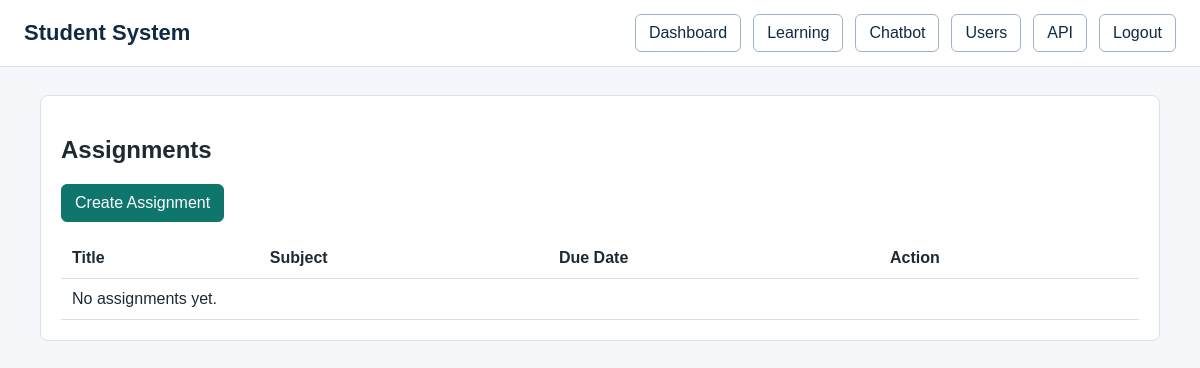
The page /learning/assignments/ (signed in) on the database as committed earlier.
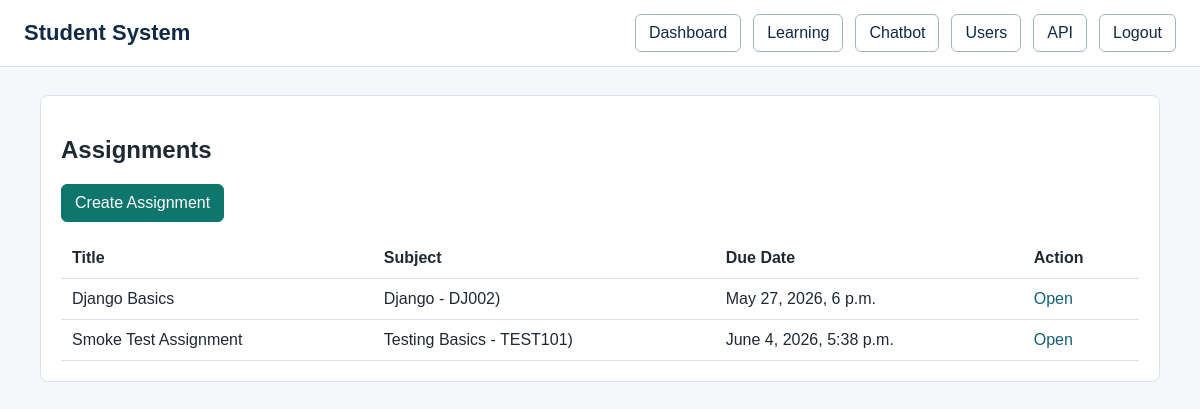
The same page on the database as committed later.
### learning/models.py (models this page shows, shortened)
class Assignment(models.Model):
    subject = models.ForeignKey(Subject, on_delete=models.CASCADE, related_name="assignments")
    title = models.CharField(max_length=200)
    description = models.TextField(blank=True, null=True)
    file= models.FileField(upload_to='assignments/', blank=True, null=True)
    due_date = models.DateTimeField()
    created_by = models.ForeignKey(
        settings.AUTH_USER_MODEL, on_delete=models.SET_NULL,
        null=True, related_name="assignments_created")
    created_at = models.DateTimeField(auto_now_add=True)
    class Meta:
        ordering = ['due_date']

class Subject(models.Model):
    name = models.CharField(max_length=100)
    code = models.CharField(max_length=20, unique=True)
    description = models.TextField(blank=True, null=True)
    created_at = models.DateTimeField(auto_now_add=True)
    created_by = models.ForeignKey(
        settings.AUTH_USER_MODEL, on_delete=models.SET_NULL,
        null=True, related_name="subjects_created")
    def __str__(self):
        return f"{self.name} - {self.code})"

### learning/views.py (the view)
# urls.py: path('', lambda request: redirect('learning:assignment_list'), name='assignment_list'),
@login_required
def assignment_list(request):
    assignments = Assignment.objects.select_related('subject').all()
    return render(request, 'learning/assignment_list.html', {'assignments': assignments})

### accounts/models.py (called while the page is built)
    def is_admin_role(self):
        return self.role in [self.Roles.ADMIN, self.Roles.SUPER_ADMIN] or self.is_superuser

### templates/learning/assignment_list.html (shortened to what this page needs)
{% extends 'includes/base.html' %}
{% block content %}
<section class="panel">
    <h1>Assignments</h1>
    {% if user.is_admin_role %}
        <div class="actions"><a class="button primary" href="{% url 'learning:assignment_create' %}">Create Assignment</a></div>
    {% endif %}
    <div class="table-wrap">
        <table>
            <tr><th>Title</th><th>Subject</th><th>Due Date</th><th>Action</th></tr>
            {% for assignment in assignments %}
                <tr>
                    <td>{{ assignment.title }}</td>
                    <td>{{ assignment.subject }}</td>
                    <td>{{ assignment.due_date }}</td>
                    <td><a href="{% url 'learning:assignment_detail' assignment.pk %}">Open</a></td>
                </tr>
            {% empty %}
                <tr><td colspan="4">No assignments yet.</td></tr>
            {% endfor %}
        </table>
    </div>
</section>
{% endblock %}

Rows that differ between the two databases and show on the page:
added Assignment: title "Django Basics", subject "Django - DJ002)", due_date "May 27, 2026, 6 p.m."
added Assignment: title "Smoke Test Assignment", subject "Testing Basics - TEST101)", due_date "June 4, 2026, 5:38 p.m."
Other text that changed with them:
text no longer shown: "No assignments yet."
